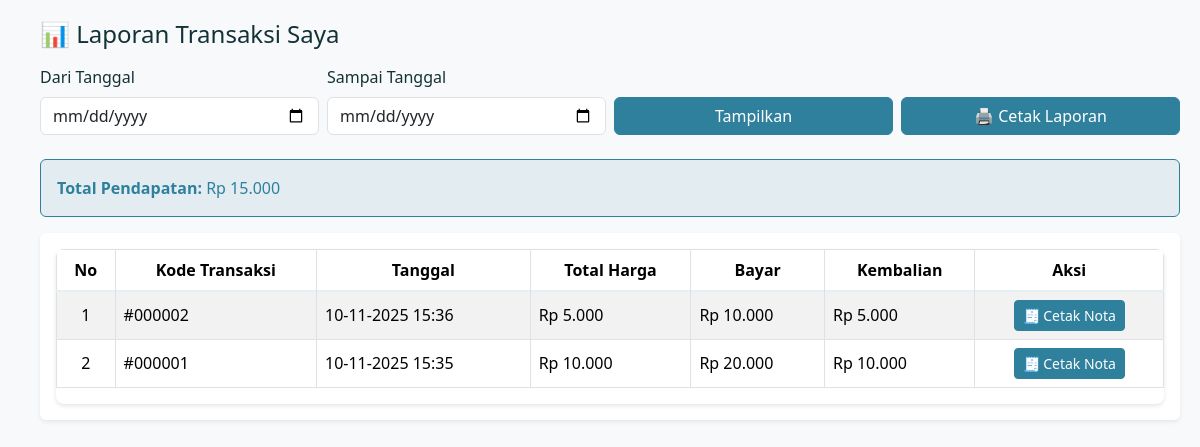
Screenshot of /kontenKasir/Laporan/laporan.php (signed in) with the database file from the repository.
### tables this page shows
CREATE TABLE `transaksi` (
  `id_transaksi` int(11) NOT NULL,
  `tanggal` datetime NOT NULL,
  `id_user` int(11) NOT NULL,
  `total` decimal(10,0) NOT NULL,
  `bayar` decimal(10,0) NOT NULL
);

### kontenKasir/Laporan/laporan.php (the view, shortened to what this page needs)
<?php
include '../../backend/database.php';
$from = $_GET['from'] ?? '';
$to = $_GET['to'] ?? '';
$sqlTotal = "SELECT COALESCE(SUM(total), 0) AS total_pendapatan FROM transaksi WHERE id_user = ?";
$params = [$_SESSION['user_id']];
$stmt = $conn->prepare($sqlTotal);
$stmt->bind_param(str_repeat('s', count($params)), ...$params);
$stmt->execute();
$total = $stmt->get_result()->fetch_assoc()['total_pendapatan'];
$sql = "SELECT t.*, u.username
        FROM transaksi t
        LEFT JOIN user u ON t.id_user = u.id_user
        WHERE t.id_user = ?";
$params = [$_SESSION['user_id']];
$sql .= " ORDER BY t.tanggal DESC";
$stmt = $conn->prepare($sql);
$stmt->bind_param(str_repeat('s', count($params)), ...$params);
$stmt->execute();
$res = $stmt->get_result();
?>
<!doctype html>
<html lang="id">
<head>
    <link href="https://cdn.jsdelivr.net/npm/bootstrap@5.3.3/dist/css/bootstrap.min.css" rel="stylesheet">
</head>
<body class="bg-light">
    <div style="margin-left:20px; padding:20px">
        <h4 class="mb-3">📊 Laporan Transaksi Saya</h4>
        <form class="row g-2 mb-4" method="GET">
            <div class="col-md-3">
                <label class="form-label">Dari Tanggal</label>
                <input type="date" name="from" class="form-control" value="<?= htmlspecialchars($from) ?>">
            </div>
            <div class="col-md-3">
                <label class="form-label">Sampai Tanggal</label>
                <input type="date" name="to" class="form-control" value="<?= htmlspecialchars($to) ?>">
            </div>
            <div class="col-md-3 d-flex align-items-end">
                <button class="btn btn-primary w-100">Tampilkan</button>
            </div>
            <div class="col-md-3 d-flex align-items-end">
                <button type="button" class="btn btn-success w-100" onclick="window.print()">🖨️ Cetak Laporan</button>
            </div>
        </form>
        <div class="alert alert-success">
            <strong>Total Pendapatan:</strong> Rp <?= number_format($total, 0, ',', '.') ?>
        </div>
        <div class="card p-3 shadow-sm">
            <div class="table-responsive">
                <table class="table table-bordered table-striped align-middle">
                    <thead class="text-center">
                        <tr>
                            <th>No</th>
                            <th>Kode Transaksi</th>
                            <th>Tanggal</th>
                            <th>Total Harga</th>
                            <th>Bayar</th>
                            <th>Kembalian</th>
                            <th class="aksi">Aksi</th>
                        </tr>
                    </thead>
                    <tbody>
                        <?php
                        $no = 1;
                        while ($r = $res->fetch_assoc()): ?>
                            <tr>
                                <td class="text-center"><?= $no++ ?></td>
                                <td>#<?= str_pad($r['id_transaksi'], 6, '0', STR_PAD_LEFT) ?></td>
                                <td><?= date('d-m-Y H:i', strtotime($r['tanggal'])) ?></td>
                                <td>Rp <?= number_format($r['total'], 0, ',', '.') ?></td>
                                <td>Rp <?= number_format($r['bayar'], 0, ',', '.') ?></td>
                                <td>Rp <?= number_format($r['bayar'] - $r['total'], 0, ',', '.') ?></td>
                                <td class="aksi text-center">
                                    <a href="../Struk/struk.php?id=<?= $r['id_transaksi'] ?>"
                                        class="btn btn-sm btn-warning" target="_blank">🧾 Cetak Nota</a>
                                </td>
                            </tr>
                        <?php endwhile; ?>
                    </tbody>
                </table>
            </div>
        </div>
    </div>
</body>
</html>

### kontenKasir/Laporan/laporan.php (style rules this page uses)
:root { --primary-color: #2E809C; --primary-hover: #266f86; --grey-primary: #2c3338; --grey-secondary: #3f474e; --grey-light: #e9ecef; --grey-hover: #4a545c; }
body { background-color: var(--grey-light); color: #123238; }
.card { border: none; box-shadow: 0 2px 4px rgba(0,0,0,0.1); }
.btn-primary { background-color: var(--primary-color); border-color: var(--primary-color); }
.btn-success { background-color: var(--primary-color); border-color: var(--primary-color); color: white; }
.btn-warning { background-color: var(--primary-color); border-color: var(--primary-color); color: white; }
.alert-success { background-color: rgba(46, 128, 156, 0.1); border-color: var(--primary-color); color: var(--primary-color); }
.table { color: var(--grey-primary); }
.table thead { background-color: rgba(46, 128, 156, 0.06); border-bottom: 2px solid rgba(46, 128, 156, 0.12); }
.table-responsive { border-radius: 8px; overflow: hidden; box-shadow: 0 2px 4px rgba(0,0,0,0.1); }

### rows the page displays
transaksi: id_transaksi "000002", tanggal "10-11-2025 15:36", total "5.000", bayar "10.000", $r['bayar'] - $r['total'] "5.000"
transaksi: id_transaksi "000001", tanggal "10-11-2025 15:35", total "10.000", bayar "20.000", $r['bayar'] - $r['total'] "10.000"

### other values shown
$total "15.000"
